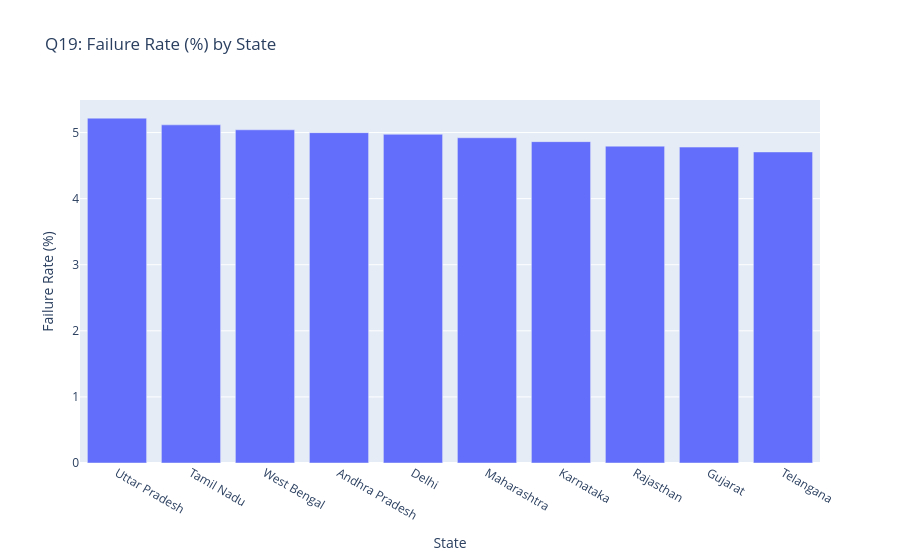

Here is the notebook cell this chart was saved with:
### Markdown cell above
### Question 19: Which state has the highest transaction failure rate?

### Code cell
state_failure = df.groupby("sender_state").apply(lambda x: (x["transaction_status"] == "FAILED").mean() * 100)
state_failure = state_failure.sort_values(ascending=False).reset_index()
state_failure.columns = ["state", "failure_rate"]

fig = px.bar(state_failure, x="state", y="failure_rate",
             title="Q19: Failure Rate (%) by State",
             labels={"state": "State", "failure_rate": "Failure Rate (%)"})
fig.show()

### Figure 1 — Plotly figure (JSON) as saved in the notebook; plotly's stock layout.template omitted (floating-point values rounded to 4 significant figures)
{"data": [{"hovertemplate": "State=%{x}<br>Failure Rate (%)=%{y}<extra></extra>", "legendgroup": "", "marker": {"color": "#636efa", "pattern": {"shape": ""}}, "name": "", "orientation": "v", "showlegend": false, "textposition": "auto", "type": "bar", "x": ["Uttar Pradesh", "Tamil Nadu", "West Bengal", "Andhra Pradesh", "Delhi", "Maharashtra", "Karnataka", "Rajasthan", "Gujarat", "Telangana"], "xaxis": "x", "y": [5.218, 5.117, 5.042, 4.999, 4.974, 4.922, 4.863, 4.795, 4.78, 4.707], "yaxis": "y"}], "layout": {"barmode": "relative", "legend": {"tracegroupgap": 0}, "title": {"text": "Q19: Failure Rate (%) by State"}, "xaxis": {"anchor": "y", "domain": [0, 1], "title": {"text": "State"}}, "yaxis": {"anchor": "x", "domain": [0, 1], "title": {"text": "Failure Rate (%)"}}}}
